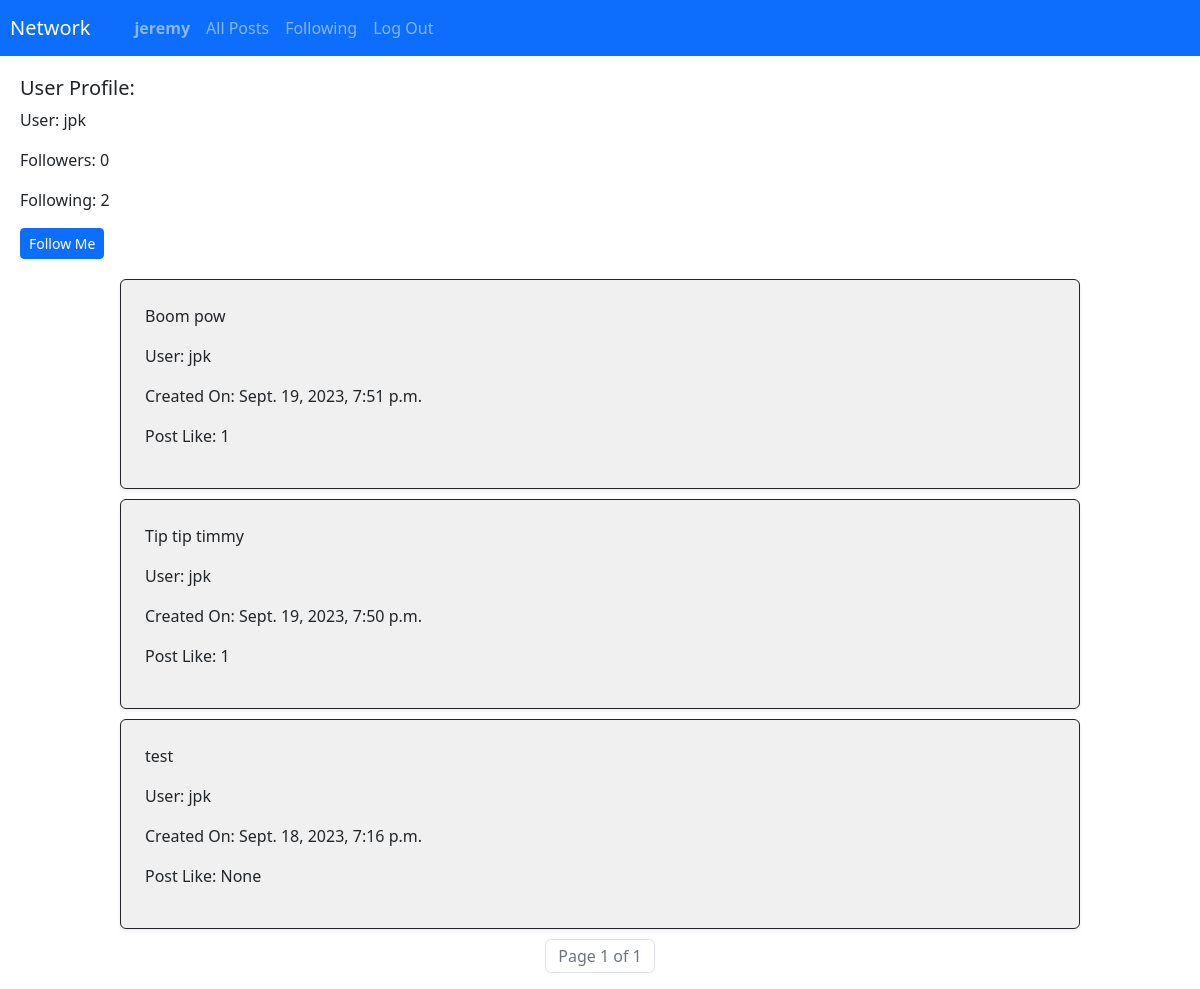
The app's page /1/user (signed in) with its own data.
### network/models.py (models this page shows, shortened)
class User(AbstractUser):
    pass

class Post(models.Model):
    user = models.ForeignKey(User, on_delete=models.CASCADE)
    text = models.TextField(verbose_name="Post Text")
    timeStamp = models.DateTimeField(auto_now_add=True)
    likeCount = models.IntegerField(blank=True, null=True)

### network/views.py (the view)
# urls.py: path("<int:user_id>/user", views.user, name="user"),
def user(request, user_id):
    user_info = User.objects.filter(id = user_id).first()
    userPost = Post.objects.filter(user = user_info).order_by('-timeStamp')
    followers = Follower.objects.filter(userfollow=user_id, currentFollow=True).count()
    following = Follower.objects.filter(user=user_info, currentFollow=True).count()
    print(followers, following)
    already_follow = Follower.objects.filter(user=request.user, userfollow=user_id, currentFollow = True).exists()
    paginator = Paginator(userPost, 10)
    page_number = request.GET.get('page')
    page_obj = paginator.get_page(page_number)
    has_previous_page = page_obj.has_previous
    logInId = request.user.id
    if user_id == request.user.id:
        return render(request, "network/profile.html",{
            "page_obj": page_obj,
            "user_info": user_info,
            "has_previous_page": has_previous_page,
            "already_follow": already_follow,
            "followers": followers,
            "following": following
        })
    else:
        return render(request, "network/user.html",{
            "page_obj": page_obj,
            "user_info": user_info,
            "has_previous_page": has_previous_page,
            "already_follow": already_follow,
            "followers": followers,
            "following": following
        })

### network/templates/network/user.html (shortened to what this page needs)
{% extends "network/layout.html" %}
{% load static %}
{% block body %}
<div name="userProfileHead" style="margin: 20px;">
    <h5>User Profile:</h5>
    <p>User: {{ user_info.username }}</p>
    <p>Followers: {{ followers }} </p>
    <p>Following: {{ following }} </p>
        <form id="followForm">
        <button type="submit" name="follow" id="followButton" data-user-id="{{ user_info.id }}" class="btn btn-primary btn-sm">
            {% if already_follow %}
                Unfollow Me
            {% else %}
                Follow Me
            {% endif %}
        </button>
    </form>
</div>
<div name="userPost">
    {% for post in page_obj %}
    <div id="postPage" class="border border-dark p-4 rounded shadow-sm" style="width: 80%; margin: 10px auto; background-color: #f0f0f0; padding: 10px;">
        <p>{{ post.text }}</p>
        <p>User: {{ post.user.username }}</p>
        <p>Created On: {{ post.timeStamp }}</p>
        <p>Post Like: {{ post.likeCount }}</p>
    </div>
    {% endfor %}
    <nav aria-label="Page navigation">
        <ul class="pagination justify-content-center">
            <li class="page-item disabled">
                <span class="page-link">Page {{ page_obj.number }} of {{ page_obj.paginator.num_pages }}</span>
            </li>
        </ul>
    </nav>
</div>
{% endblock %}

### network/templates/network/layout.html (shortened to what this page needs)
{% load static %}
<!DOCTYPE html>
<html lang="en">
    <head>
        <link rel="stylesheet" href="https://stackpath.bootstrapcdn.com/bootstrap/4.4.1/css/bootstrap.min.css">
        <link rel="stylesheet" href="https://cdn.jsdelivr.net/npm/bootstrap@5.3.0/dist/css/bootstrap.min.css">
        <link href="{% static 'network/styles.css' %}" rel="stylesheet">
    </head>
    <body>
        <nav class="navbar navbar-expand-lg navbar-dark bg-primary">
            <a class="navbar-brand" href="#" style="margin-left: 10px;">Network</a>
            <div style="margin-left: 20px;">
              <ul class="navbar-nav mr-auto">
                {% if user.is_authenticated %}
                    <li class="nav-item">
                        <a class="nav-link" href="{% url 'user' user.id %}"><strong>{{ user.username }}</strong></a>
                    </li>
                {% endif %}
                <li class="nav-item">
                  <a class="nav-link" href="{% url 'index' %}">All Posts</a>
                </li>
                {% if user.is_authenticated %}
                    <li class="nav-item">
                        <a class="nav-link" href="{% url 'follow_page' %}">Following</a>
                    </li>
                    <li class="nav-item">
                        <a class="nav-link" href="{% url 'logout' %}">Log Out</a>
                    </li>
                {% endif %}
              </ul>
            </div>
          </nav>
        <div class="body">
            {% block body %}
            {% endblock %}
        </div>
    </body>
</html>

### network/static/network/styles.css (style rules this page uses)
button { padding: 10px 20px; background-color: #007bff; color: #fff; border: none; border-radius: 4px; cursor: pointer; }

### records on screen
User: username "jeremy"
User: username "jpk"
Post: text "Boom pow", user.username "jpk", timeStamp "Sept. 19, 2023, 7:51 p.m.", likeCount "1"
Post: text "Tip tip timmy", user.username "jpk", timeStamp "Sept. 19, 2023, 7:50 p.m.", likeCount "1"
Post: text "test", user.username "jpk", timeStamp "Sept. 18, 2023, 7:16 p.m.", likeCount "None"

### other values on screen
{{ followers }} "0"
{{ following }} "2"
{{ page_obj.number }} "1"
{{ page_obj.paginator.num_pages }} "1"
